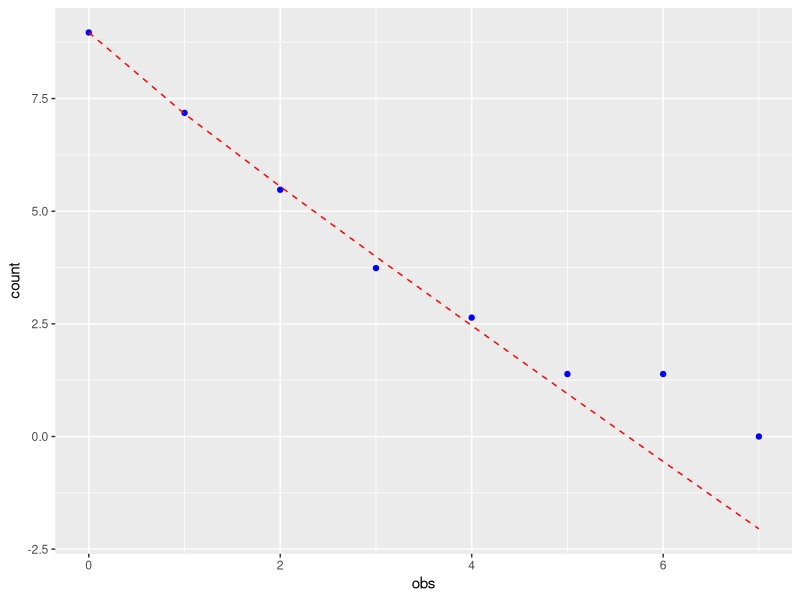

Generate this figure with R:
library(ggplot2)

marg_density <- function(pars, x)
{
  v <- pars[1]
  sig <- pars[2]
  g <- sig / (1 + sig)
  return(g ^ (v + x) * gamma(v + x) / (sig ^ v * gamma(v) * factorial(x)))
}

nll_gamma <- function(pars, data)
{
  return (-sum(data * log(marg_density(
    pars, c(0, 1, 2, 3, 4, 5, 6, 7)
  ))))
}

robins <- function(x, f_x, f_x1)
{
  return((x + 1) * f_x1 / f_x)
}


#####################################################
data <- c(7840, 1317, 239, 42, 14, 4, 4, 1)

thetas <- rep(0, length(data))

# Marginal density is the empirical mean here
fx <- data / sum(data)

for (i in 1:(length(data) - 1))
{
  thetas[i] <- robins(i - 1, fx[i], fx[i + 1])
}

# As in the table in the example...
print(thetas)

# Try assumed gamma prior + marginal density
par <- optim(c(1, 1), nll_gamma, data = data)$par
thetas_g <- rep(0, length(data))
fx <-
  marg_density(par, c(0, 1, 2, 3, 4, 5, 6, 7))

for (i in 1:(length(data) - 1))
{
  thetas_g[i] <- robins(i - 1, fx[i], fx[i + 1])
}

print(thetas_g)

y <-
  data.frame(obs = 0:7,
             count = log(data),
             pred = log(sum(data) * fx))
ggplot() + geom_point(data = y, aes(x = obs, y = count), color = 'blue') + geom_line(
  data = y,
  aes(x = obs, y = pred),
  linetype = 'dashed',
  color = 'red'
)
